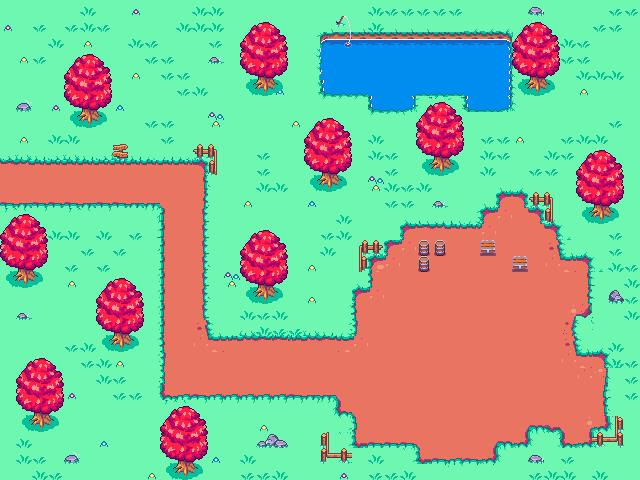

Rendered tile map (Tiled .tmx) drawn with the repository's tilesets; below, a short description and the map source with its tile grids summarised:
An orthogonal 40x30 tile map with 16x16 px tiles, 3 tile layers (Bot, Grass, Top), 2 tilesets.

<map version="1.8" tiledversion="1.8.4" orientation="orthogonal" renderorder="right-down" width="40" height="30" tilewidth="16" tileheight="16" infinite="0" nextlayerid="5" nextobjectid="1">
 <tileset firstgid="1" name="atlas" tilewidth="16" tileheight="16" tilecount="1024" columns="32">
  <image source="../Documents/PhaserGames/ExplorationHour/ExplorationHour/assets/map/generic-rpg-pack_v0.4_(alpha-release)_vacaroxa/generic-rpg-pack_v0.4_(alpha-release)_vacaroxa/rpg-pack/atlas.png" width="512" height="512" />
  <tile id="433">
   <animation>
    <frame tileid="433" duration="200" />
    <frame tileid="434" duration="200" />
    <frame tileid="435" duration="200" />
    <frame tileid="436" duration="100" />
   </animation>
  </tile>
 </tileset>
 <tileset firstgid="1025" name="water" tilewidth="16" tileheight="16" tilecount="1" columns="1">
  <image source="pixil-frame-0(5).png" width="16" height="16" />
 </tileset>
 <layer id="1" name="Bot" width="40" height="30">
  <data>[1200 cells, 1200 non-empty, 100 distinct tile ids]</data>
 </layer>
 <layer id="3" name="Grass" width="40" height="30">
  <data>[1200 cells, 126 non-empty, 2 distinct tile ids]</data>
 </layer>
 <layer id="2" name="Top" width="40" height="30">
  <data>[1200 cells, 251 non-empty, 48 distinct tile ids]</data>
 </layer>
</map>
